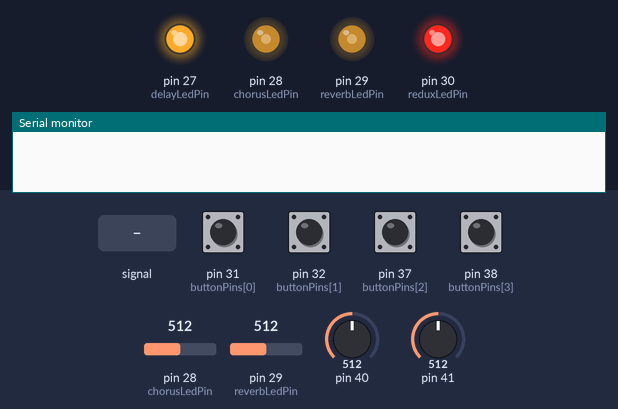
The sketch below on a simulated Teensy 4. Shown: output pins drawn as LEDs (lit = HIGH), the last lines printed to the serial monitor. Dashed ring = blinking. The test bench sets the inputs (shaded band); at power-on: pin 31 (buttonPins[0]), pin 32 (buttonPins[1]), pin 37 (buttonPins[2]), pin 38 (buttonPins[3]) LOW, pin 40 = 512, pin 29 (reverbLedPin) = 512, pin 28 (chorusLedPin) = 512, pin 41 = 512.

Above: at 1.2 s.
1.3 s: pin 28 (chorusLedPin) fed a 200 Hz sine of ±255 counts around its level
At 1.52 s:
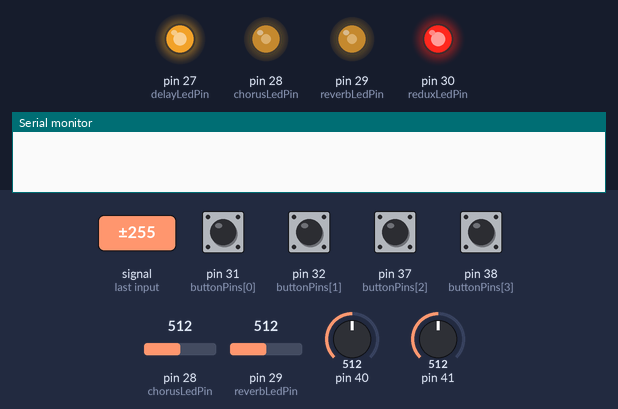
4.3 s: pin 40 set to 716
At 4.6 s:
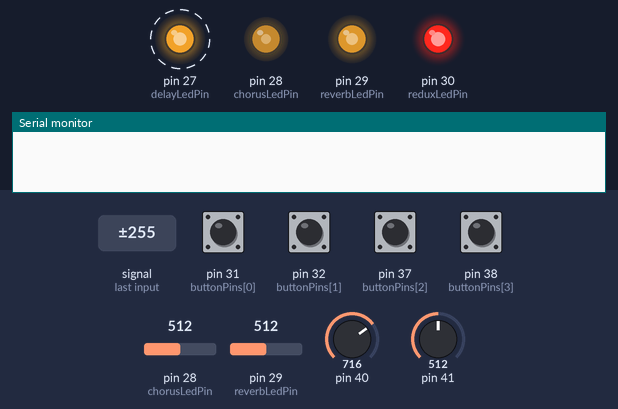
7.3 s: pin 32 (buttonPins[1]) pulled HIGH for 0.15 s
10.4 s: pin 29 (reverbLedPin) set to 716
11.9 s: pin 41 fed a 200 Hz sine of ±81 counts around its level
At 12.05 s:
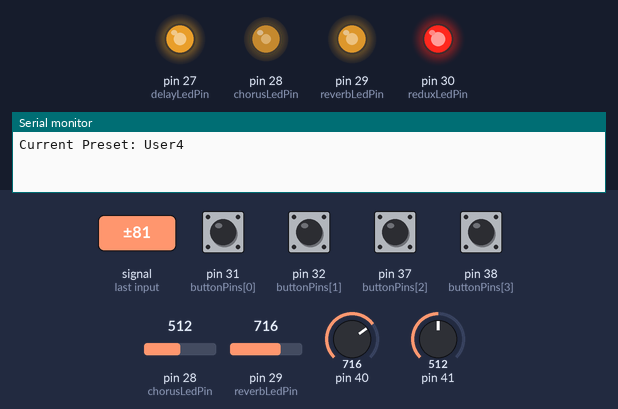
At 13.59 s:
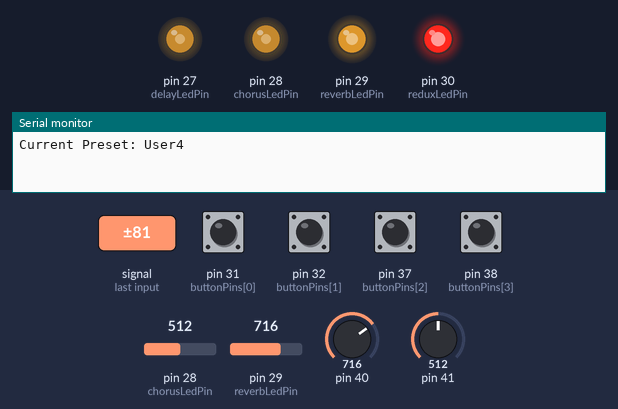
14.9 s: pin 31 (buttonPins[0]) pulled HIGH for 0.15 s
Timing chart, 0 to 31.7 s (numbered marks = the images above; inputs shaded):
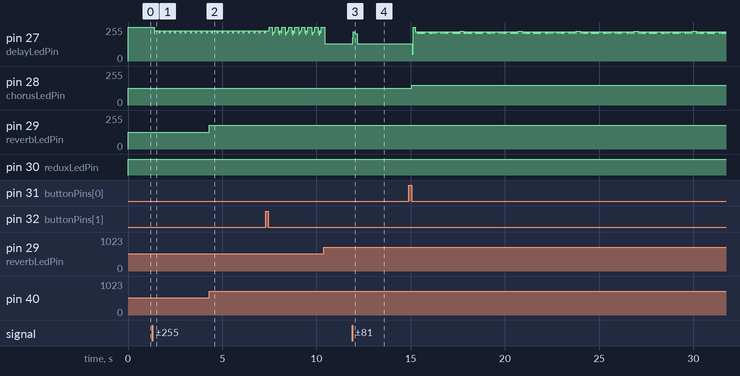

The sketch:

finalproject.ino
```cpp
//int nextPresetButton = 31;
//int prevPresetButton = 32;
//int loadPresetButton = 37;
//int savePresetButton = 38;
#include <EEPROM.h>

int presetSettings[4][20] = {
  {33, 66, 100, 0, 0, 0, 0 },
  {33, 66, 100, 0, 0, 0, 0,}
};
char *presetName[] = { "Small Room", "Large Hall", "Cavern", "User1", "User2", "User3", "User4" };
bool buttonState[4] = {LOW, LOW, LOW, LOW};
bool lastButtonState[4] = {LOW, LOW, LOW, LOW};
int buttonPins[4] = {31, 32, 37, 38};
boolean buttonOn[4] = {false, false, false, false};
int mappedReverbVal = 0;
int mappedReduxVal = 0;
int mappedDelayVal = 0;
int mappedChorusVal = 0;
int lastReduxVal = 0;
int lastReverbVal = 0;
int lastChorusVal = 0;
int lastDelayVal = 0;
int currentPreset = 0;
int reduxLedPin = 30;
int reverbLedPin = 29;
int chorusLedPin = 28;
int delayLedPin = 27;
int reduxDisplayVal = 0;
int reverbDisplayVal = 0;
int chorusDisplayVal = 0;
int delayDisplayVal = 0;


void setup() {
  for (int i = 0; i < 4; i++) {
    pinMode(buttonPins[i], INPUT);
  }

  pinMode(reduxLedPin, OUTPUT);
  pinMode(reverbLedPin, OUTPUT);
  pinMode(chorusLedPin, OUTPUT);
  pinMode(delayLedPin, OUTPUT);


  Serial.begin(9600);
}

void loop() {
  mapValues();
  savePreset();
  loadPreset();
  changePreset();
  checkButtons();
  controlLeds();
  if (currentPreset > 2) {
    if (lastReduxVal != mappedReduxVal) {
      usbMIDI.sendControlChange(1, mappedReduxVal, 1);
      lastReduxVal = mappedReduxVal;
    }
    if (lastReverbVal != mappedReverbVal) {
      usbMIDI.sendControlChange(2, mappedReverbVal, 2);
      lastReverbVal = mappedReverbVal;
    }
    if (lastChorusVal != mappedChorusVal) {
      usbMIDI.sendControlChange(3, mappedChorusVal, 3);
      lastChorusVal = mappedChorusVal;
    }
    if (lastDelayVal != mappedDelayVal) {
      usbMIDI.sendControlChange(4, mappedDelayVal, 4);
      lastDelayVal = mappedDelayVal;
    }
  } else {
    usbMIDI.sendControlChange(2, presetSettings[0][currentPreset], 2);
    usbMIDI.sendControlChange(3, presetSettings[1][currentPreset], 3);
  }
}

void checkButtons() {
  for (int i = 0; i < 4; i++) {
    lastButtonState[i] = buttonState[i];
    buttonState[i] = digitalRead(buttonPins[i]);
    if (lastButtonState[i] == HIGH and buttonState[i] == LOW) {
      buttonOn[i] = true;
      delay(5);
    } else {
      buttonOn[i] = false;
    }
  }
}

void controlLeds() {
  analogWrite(reduxLedPin, reduxDisplayVal);
  analogWrite(reverbLedPin, reverbDisplayVal);
  analogWrite(chorusLedPin, chorusDisplayVal);
  analogWrite(delayLedPin, delayDisplayVal);
}

void changePreset() {
  if (buttonOn[0] == true) {
    currentPreset += 1;
    if (currentPreset == 7) {
      currentPreset = 0;
    }
    Serial.print("Current Preset: ");
    Serial.println(presetName[currentPreset]);
    delay(50);
  }
  if (buttonOn[1] == true) {
    currentPreset -= 1;
    if (currentPreset == -1) {
      currentPreset = 6;
    }
    Serial.print("Current Preset: ");
    Serial.println(presetName[currentPreset]);
    delay(50);
  }
}

void savePreset() {
  if (buttonOn[3] == true) {
    if (currentPreset > 2) {
      for (int i = 0; i < 2; i++) {
        if (i == 0) {
          EEPROM.write(i * 7 + currentPreset, mappedReverbVal);
        }
        if (i == 1) {
          EEPROM.write(i * 7 + currentPreset, mappedChorusVal);
        }
      }
      Serial.println("Preset saved!");
      Serial.print("Reverb: ");
      Serial.println(mappedReverbVal);
      Serial.print("Chorus: ");
      Serial.println(mappedChorusVal);
    } else {
      Serial.println("You cannot overwrite a default preset!");
    }
  }
}

void loadPreset() {
  if (buttonOn[2] == true) {
    if (currentPreset > 2) {
      for (int i = 0; i < 2; i++) {
        presetSettings[i][currentPreset] = EEPROM.read(i * 7 + currentPreset);
      }
      Serial.println("Preset loaded: ");
      Serial.print("Reverb: ");
      Serial.println(presetSettings[0][currentPreset]);
      Serial.print("Chorus: ");
      Serial.println(presetSettings[1][currentPreset]);
    } else {
      Serial.println("You cannot overwrite a default preset!");
    }
  }
}

void mapValues() {
  mappedReduxVal = constrain(map(analogRead(A15), 555, 920, 0, 127), 0, 127);
  mappedReverbVal = constrain(map(analogRead(A16), 0, 1023, 0, 127), 0, 127);
  mappedChorusVal = constrain(map(analogRead(A17), 0, 1023, 0, 127), 0, 127);
  mappedDelayVal = constrain(map(analogRead(A14), 555, 920, 0, 127), 0, 127);

  reduxDisplayVal = constrain(map(analogRead(A15), 555, 920, 255, 0), 0, 255);
  reverbDisplayVal = constrain(map(analogRead(A16), 0, 1023, 0, 255), 0, 255);
  chorusDisplayVal = constrain(map(analogRead(A17), 0, 1023, 0, 255), 0, 255);
  delayDisplayVal = constrain(map(analogRead(A14), 555, 920, 255, 0), 0, 255);
}
```

Measured:
- after the input at 1.3 s, pin 27 (delayLedPin): 255/255 → 210/255 after 0.08 s, then repeats every 0.28 s: 226/255 0.20 s, 212/255 0.08 s
- after the input at 4.3 s, pin 29 (reverbLedPin): 127/255 → 178/255 at once
- after the input at 11.9 s, pin 27 (delayLedPin): 128/255 → 221/255 at once, → 206/255 0.12 s later, → 130/255 0.12 s later
